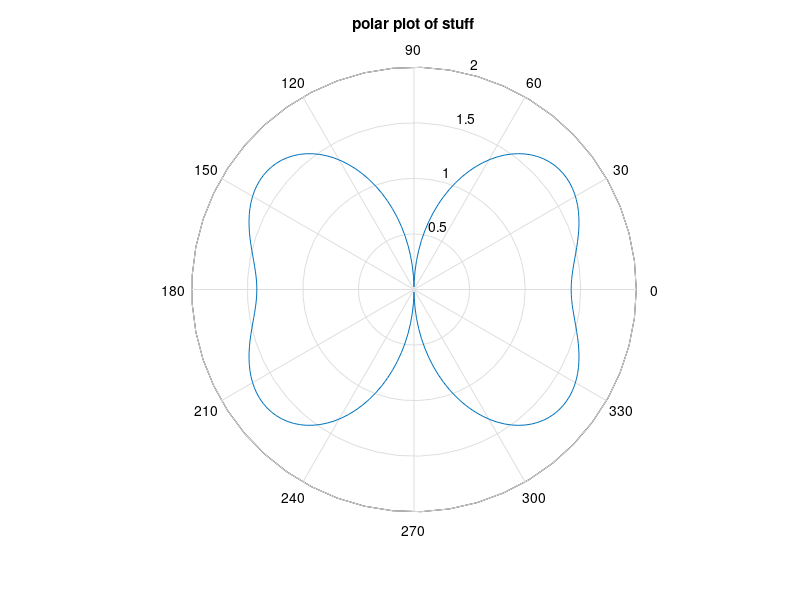

Recreate this plot in MATLAB.
clear, clc, close all;

% Polar Plot

a = 7; b = 2;
theta = linspace(0 ,2*pi, 200);
rplus = sqrt(cos(theta).^2 .* (a*sin(theta).^2 + b));
polar(theta, rplus);

title('polar plot of stuff');
